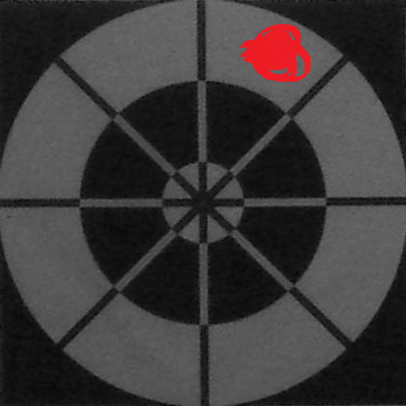
//> input picture ImageRotate/template_200.bmp, 406 x 406 px
$ ./Source   (built with g++ and OpenCV 4)
//> lines starting //> are read from the running program, lines starting //| are printed output that depends on the picture
#include "opencv2/highgui/highgui.hpp"
#include "opencv2/imgproc/imgproc.hpp"
#include <conio.h>
#include <iostream>
#include <Windows.h>
using namespace cv;
using namespace std;
int iAngle = 180;
int iScale = 50;
int iBorderMode = 0;
Mat imgOriginal;
int iImageCenterY = 0;
int iImageCenterX = 0;
const char* pzRotatedImage = "Rotated Image";

void CallbackForTrackBar(int, void*)
{
	Mat matRotation = getRotationMatrix2D(Point(iImageCenterX, iImageCenterY), (iAngle - 180), iScale / 50.0);

	// Rotate the image
	Mat imgRotated;
	warpAffine(imgOriginal, imgRotated, matRotation, imgOriginal.size(), INTER_LINEAR, iBorderMode, Scalar());

	imshow(pzRotatedImage, imgRotated);

}
int main(int argc, char** argv)
{

	// Simple rotation
	// Load the image
	Mat imgOriginal = imread("template_200.bmp", 1);
//> imgOriginal is the input picture: 406 rows x 406 cols, CV_8UC3; mean B, G, R 56.8, 56.7, 60.1
	Mat matRotation,rotatedIMG;

	int iImageHieght = imgOriginal.rows / 2;
//> iImageHieght = 203
	int iImageWidth = imgOriginal.cols / 2;
//> iImageWidth = 203
	// [18 lines of commented-out code are left out]
	int degree;
	//rotate from 90 to -90 degree clockwise
	for (int i = 9; i > -10; i--)
	{
		degree = 10 * i;
		matRotation = getRotationMatrix2D(Point(iImageWidth, iImageHieght), degree, 1);
		warpAffine(imgOriginal, rotatedIMG, matRotation, imgOriginal.size());
		imwrite("template_200_rotated" + to_string(degree*(-1)) + ".bmp", rotatedIMG);
		//cout<<"Done " + to_string(degree) + "\n";
		//Sleep(500);
	}
//> this loop made 19 passes
//> pass 1, `warpAffine(imgOriginal, rotatedIMG, matRotation, imgOriginal.size());`:
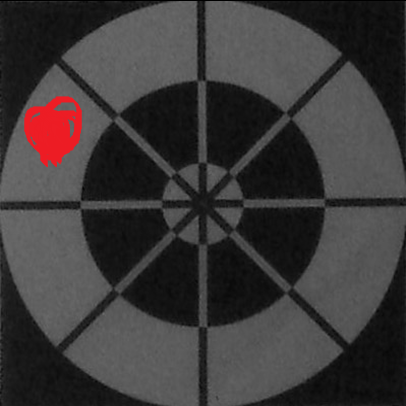
//> rotatedIMG: 406 rows x 406 cols, CV_8UC3; mean B, G, R 56.8, 56.6, 60
//> pass 2, `warpAffine(imgOriginal, rotatedIMG, matRotation, imgOriginal.size());`:
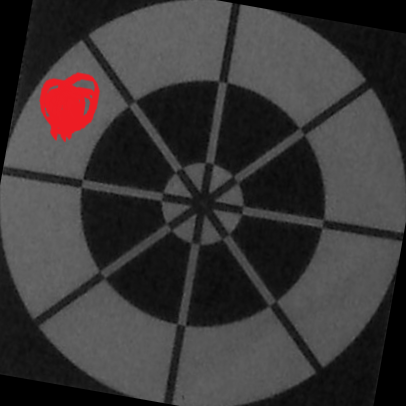
//> rotatedIMG: 406 rows x 406 cols, CV_8UC3; mean B, G, R 55.1, 54.9, 58.3
//> pass 3, `warpAffine(imgOriginal, rotatedIMG, matRotation, imgOriginal.size());`:
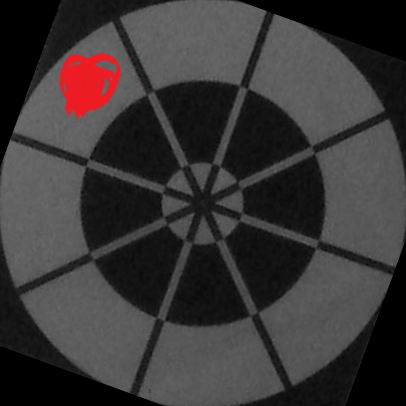
//> rotatedIMG: 406 rows x 406 cols, CV_8UC3; mean B, G, R 54, 53.9, 57.3
//> after the loop:
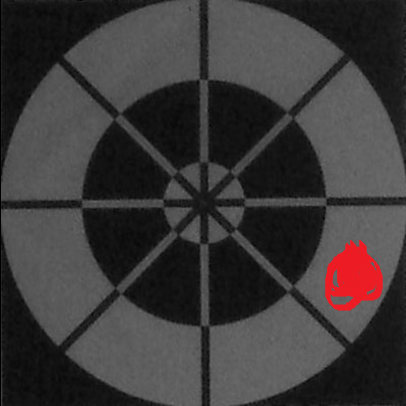
//> rotatedIMG: 406 rows x 406 cols, CV_8UC3; mean B, G, R 56.7, 56.6, 59.9
	//_getch()
	return 0;


	// [27 lines of commented-out code are left out]
}
